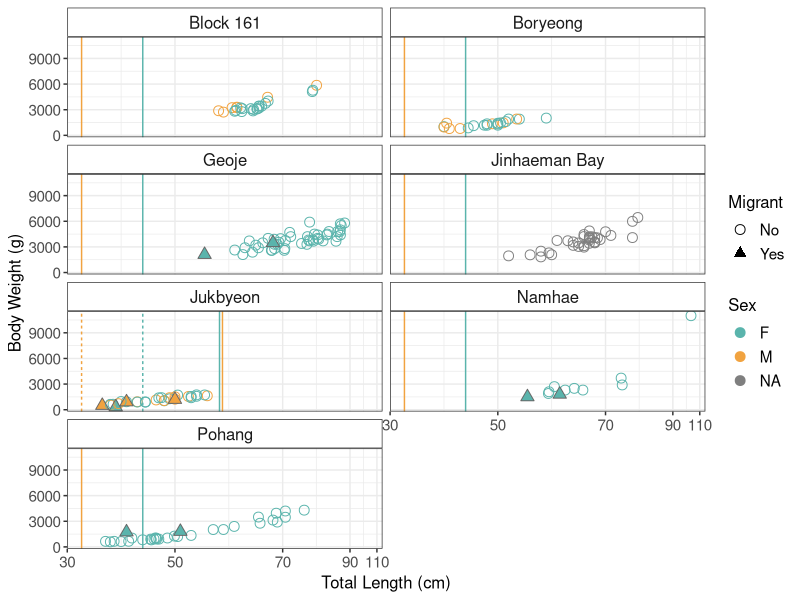
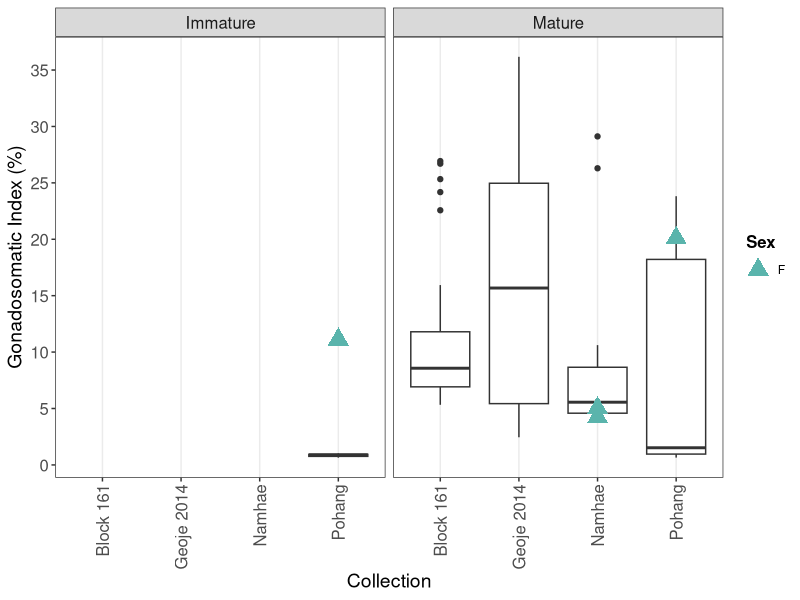

R code for these plots, in order:
########### Fisher et al. Fig4 ##############
#
# Compare Pacific cod Ne estimates between Korean and N. American populations
#
# MF 5/9/2018
#
#############################################


# Load Packages -----------------------------------------------------------
library(readr)
library(tidyverse)
library(scales)
library(here)



# Read in Data ------------------------------------------------------------

sample_data <- read_delim(here::here('data',"sampling_data_newJB.txt"), "\t", escape_double = FALSE, trim_ws = TRUE)

sample_list <- read_delim(here::here('data',"sample_list_wjb.txt"), "\t", escape_double = FALSE, trim_ws = TRUE)


mydata <- right_join(sample_data, sample_list, by="Sample.ID")
dim(mydata)
dim(sample_list)



# 50% Length-at-Maturity --------------------------------------------------

Site <- c("Pohang", "Jukbyeon", "Jukbyeon","Namhae", "Geoje", "Block 161", "Boryeong", "Jinhaeman Bay")
LAM_Female = c(44.02, 58.27, 44.02, 44.02,44.02,44.02,44.02,44.02)
LAM_Male <- c(32.66,58.82, 32.66,32.66,32.66,32.66,32.66,32.66)
linetype <- c(1,1,2,1,1,1,1,1)   # note Jukbyeon has two LAMs; one for sampling site, one for migrant source

mat_data <- cbind(Site, LAM_Female, LAM_Male, linetype)
mat_data <- as.data.frame(mat_data)
mat_data$LAM_Female <- as.numeric(LAM_Female)
mat_data$LAM_Male <- as.numeric(LAM_Male)
head(mat_data)



# Prepare Data for Graph --------------------------------------------------

## filter for NAs, make numeric
data = subset(mydata, !is.na(BW.g))
data = subset(data, !is.na(TL.cm))
data$TL.cm <- as.numeric(data$TL.cm)
data$TL.cm <- as.numeric(data$TL.cm)
head(data)


# order sites
neworder <- c("Block 161", "Boryeong", "Namhae", "Geoje", "Jinhaeman Bay", "Pohang","Jukbyeon")
plotdata <- arrange(transform(data,
                              Site=factor(Site,levels=neworder)),Site)
plotdata <- plotdata %>% dplyr::select(-GW.g, -GSI)








# Figure 2. Total Length v. Body Weight -----------------------------------

#################### plotting function to squish axis ####################
squish_trans <- function(from, to, factor) {
  
  trans <- function(x) {
    
    if (any(is.na(x))) return(x)
    
    # get indices for the relevant regions
    isq <- x > from & x < to
    ito <- x >= to
    
    # apply transformation
    x[isq] <- from + (x[isq] - from)/factor
    x[ito] <- from + (to - from)/factor + (x[ito] - to)
    
    return(x)
  }
  
  inv <- function(x) {
    
    if (any(is.na(x))) return(x)
    
    # get indices for the relevant regions
    isq <- x > from & x < from + (to - from)/factor
    ito <- x >= from + (to - from)/factor
    
    # apply transformation
    x[isq] <- from + (x[isq] - from) * factor
    x[ito] <- to + (x[ito] - (from + (to - from)/factor))
    
    return(x)
  }
  
  # return the transformation
  return(trans_new("squished", trans, inv))
}
###########################################################


## max for x axis
xmax <-  max(as.numeric(data$TL.cm), na.rm = TRUE) + 1


## create colors for male, female
## --- color
gg_color_hue <- function(n) {
  hues = seq(15, 375, length = n + 1)
  hcl(h = hues, l = 65, c = 100)[1:n]
}
ggcols <- gg_color_hue(2)
## --- grayscale
ggcols <- c("grey0","grey50")
mycols <- c("#5ab4ac","#f1a340")



## plot
png(here::here('results','Figure2.png'), res=150, height=900,width=950)
ggplot(plotdata, aes(x=TL.cm, y=BW.g)) +
  geom_point(aes(col = Sex, pch = Migrant), size = 3) +
  geom_point(data=filter(plotdata, Migrant == "Yes"), aes(x=TL.cm, y=BW.g), col = "grey40", pch = 2, size = 3) +
  facet_wrap(~Site, nrow = 4, ncol = 2) +
  xlab("Total Length (cm)") +
  ylab("Body Weight (g)") +
  scale_color_manual(values=mycols, na.value="grey50") +
  scale_shape_manual(values=c(1,17)) +
  scale_x_continuous(trans = squish_trans(from=80,to=110,factor=4)) +
  theme(axis.title = element_text(size = 14, face = "bold"), 
        axis.text = element_text(size = 12), 
        legend.text = element_text(size = 12), 
        legend.title = element_text(size = 12, face = "bold"),
        strip.text = element_text(size = 12)) +
  geom_vline(data=mat_data, aes(xintercept = LAM_Female, lty = linetype), col = mycols[1]) +
  geom_vline(data=mat_data, aes(xintercept = LAM_Male, lty = linetype), col = mycols[2]) +
  guides(linetype=FALSE) + theme_bw() + theme(strip.background = element_rect(fill="white"),
                                              axis.text = element_text(size=11),
                                              legend.text = element_text(size=11),
                                              legend.title=element_text(size=12),
                                              axis.title=element_text(size=12),
                                              strip.text=element_text(size=12))
dev.off()






# Figure S4. GSI from Gonad Weight ----------------------------------------

gsi_data <- data %>%
  filter(!is.na(GSI)) %>%
  mutate(maturity = ifelse(Sex == "F", ifelse(TL.cm > 44.02, "Mature", "Immature"), ifelse(TL.cm > 32.66, "Mature", "Immature"))) %>%
  mutate(Site=ifelse(Site=="Geoje", "Geoje 2014", Site))


gsi_migrant_data <- filter(gsi_data, Migrant == "Yes")


## create colors for male, female
## --- color
mycols <- c("#5ab4ac","#f1a340")
## --- grayscale
# mycols <- c("grey0","grey50")


png(here::here('results',"FigureS4.png"))
ggplot(gsi_data, aes(x = Site, y = GSI)) +
  geom_boxplot() +
  geom_point(data = gsi_migrant_data, aes(x = Site, y = GSI, col=Sex), pch = 17, size = 5) +
  facet_wrap(~maturity) +
  xlab("Collection") +
  ylab("Gonadosomatic Index (%)") +
  scale_y_continuous(breaks = seq(0,40,5), labels = c(0,5,10,15,20,25,30,35,40))+
  scale_color_manual(values=mycols, na.value="grey50") +
  theme_bw() +
  theme(axis.title = element_text(size = 14), 
        axis.text = element_text(size = 12),
        axis.text.x = element_text(angle=90,hjust=1,vjust=0.5),
        strip.text = element_text(size = 12),
        legend.title = element_text(size = 12, face = "bold"),
        panel.grid.major.y=element_blank(), panel.grid.minor.y=element_blank())
dev.off()












